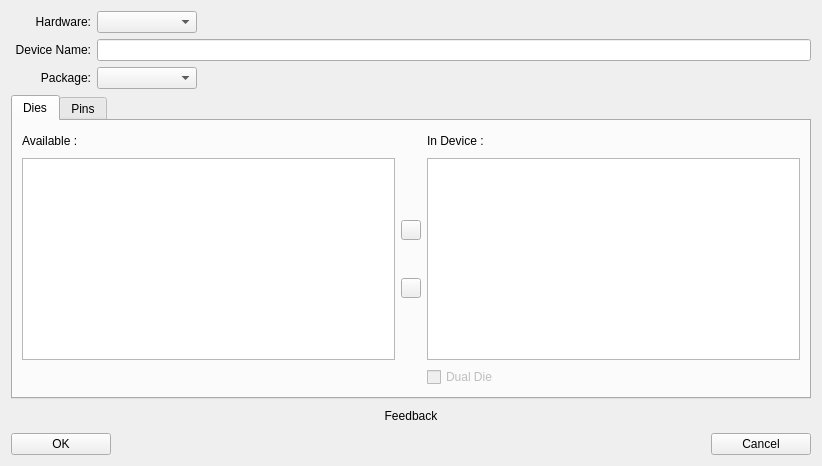
<?xml version="1.0" encoding="UTF-8"?>
<ui version="4.0">
 <class>NewDeviceWizard</class>
 <widget class="QDialog" name="NewDeviceWizard">
  <property name="geometry">
   <rect>
    <x>0</x>
    <y>0</y>
    <width>822</width>
    <height>466</height>
   </rect>
  </property>
  <property name="sizePolicy">
   <sizepolicy hsizetype="Fixed" vsizetype="Fixed">
    <horstretch>0</horstretch>
    <verstretch>0</verstretch>
   </sizepolicy>
  </property>
  <property name="minimumSize">
   <size>
    <width>0</width>
    <height>0</height>
   </size>
  </property>
  <property name="maximumSize">
   <size>
    <width>16777215</width>
    <height>16777215</height>
   </size>
  </property>
  <property name="windowTitle">
   <string>Dialog</string>
  </property>
  <layout class="QGridLayout" name="gridLayout_3">
   <item row="0" column="0">
    <layout class="QVBoxLayout" name="verticalLayout">
     <item>
      <layout class="QHBoxLayout" name="hardwareLayout">
       <item>
        <widget class="QLabel" name="hardwareLabel">
         <property name="minimumSize">
          <size>
           <width>80</width>
           <height>22</height>
          </size>
         </property>
         <property name="maximumSize">
          <size>
           <width>80</width>
           <height>22</height>
          </size>
         </property>
         <property name="text">
          <string>Hardware:</string>
         </property>
         <property name="alignment">
          <set>Qt::AlignRight|Qt::AlignTrailing|Qt::AlignVCenter</set>
         </property>
        </widget>
       </item>
       <item>
        <widget class="QComboBox" name="hardware">
         <property name="minimumSize">
          <size>
           <width>100</width>
           <height>22</height>
          </size>
         </property>
         <property name="maximumSize">
          <size>
           <width>100</width>
           <height>22</height>
          </size>
         </property>
        </widget>
       </item>
       <item>
        <spacer name="horizontalSpacer_4">
         <property name="orientation">
          <enum>Qt::Horizontal</enum>
         </property>
         <property name="sizeHint" stdset="0">
          <size>
           <width>40</width>
           <height>22</height>
          </size>
         </property>
        </spacer>
       </item>
      </layout>
     </item>
     <item>
      <layout class="QHBoxLayout" name="nameLayout">
       <item>
        <widget class="QLabel" name="deviceLabel">
         <property name="minimumSize">
          <size>
           <width>80</width>
           <height>22</height>
          </size>
         </property>
         <property name="maximumSize">
          <size>
           <width>80</width>
           <height>22</height>
          </size>
         </property>
         <property name="text">
          <string>Device Name:</string>
         </property>
         <property name="alignment">
          <set>Qt::AlignRight|Qt::AlignTrailing|Qt::AlignVCenter</set>
         </property>
        </widget>
       </item>
       <item>
        <widget class="QLineEdit" name="deviceName">
         <property name="minimumSize">
          <size>
           <width>119</width>
           <height>22</height>
          </size>
         </property>
         <property name="maximumSize">
          <size>
           <width>16777215</width>
           <height>22</height>
          </size>
         </property>
        </widget>
       </item>
      </layout>
     </item>
     <item>
      <layout class="QHBoxLayout" name="packageLayout">
       <item>
        <widget class="QLabel" name="packageLabel">
         <property name="minimumSize">
          <size>
           <width>80</width>
           <height>22</height>
          </size>
         </property>
         <property name="maximumSize">
          <size>
           <width>80</width>
           <height>22</height>
          </size>
         </property>
         <property name="text">
          <string>Package:</string>
         </property>
         <property name="alignment">
          <set>Qt::AlignRight|Qt::AlignTrailing|Qt::AlignVCenter</set>
         </property>
        </widget>
       </item>
       <item>
        <widget class="QComboBox" name="package">
         <property name="minimumSize">
          <size>
           <width>100</width>
           <height>22</height>
          </size>
         </property>
         <property name="maximumSize">
          <size>
           <width>100</width>
           <height>22</height>
          </size>
         </property>
        </widget>
       </item>
       <item>
        <spacer name="horizontalSpacer_2">
         <property name="orientation">
          <enum>Qt::Horizontal</enum>
         </property>
         <property name="sizeHint" stdset="0">
          <size>
           <width>13</width>
           <height>22</height>
          </size>
         </property>
        </spacer>
       </item>
      </layout>
     </item>
     <item>
      <widget class="QTabWidget" name="tabWidget">
       <property name="currentIndex">
        <number>0</number>
       </property>
       <widget class="QWidget" name="dies">
        <attribute name="title">
         <string>Dies</string>
        </attribute>
        <layout class="QGridLayout" name="gridLayout">
         <item row="0" column="0">
          <layout class="QHBoxLayout" name="horizontalLayout">
           <item>
            <layout class="QVBoxLayout" name="availableDiesLayout">
             <item>
              <widget class="QLabel" name="availableDiesLabel">
               <property name="minimumSize">
                <size>
                 <width>0</width>
                 <height>22</height>
                </size>
               </property>
               <property name="maximumSize">
                <size>
                 <width>16777215</width>
                 <height>22</height>
                </size>
               </property>
               <property name="text">
                <string>Available :</string>
               </property>
              </widget>
             </item>
             <item>
              <widget class="QListWidget" name="availableDies">
               <property name="minimumSize">
                <size>
                 <width>100</width>
                 <height>0</height>
                </size>
               </property>
              </widget>
             </item>
             <item>
              <widget class="QLabel" name="placeholder">
               <property name="minimumSize">
                <size>
                 <width>22</width>
                 <height>22</height>
                </size>
               </property>
               <property name="maximumSize">
                <size>
                 <width>16777215</width>
                 <height>22</height>
                </size>
               </property>
               <property name="text">
                <string/>
               </property>
              </widget>
             </item>
            </layout>
           </item>
           <item>
            <layout class="QVBoxLayout" name="addRemoveButtonLayout">
             <item>
              <widget class="QLabel" name="topDummy">
               <property name="sizePolicy">
                <sizepolicy hsizetype="Fixed" vsizetype="Fixed">
                 <horstretch>0</horstretch>
                 <verstretch>0</verstretch>
                </sizepolicy>
               </property>
               <property name="minimumSize">
                <size>
                 <width>20</width>
                 <height>20</height>
                </size>
               </property>
               <property name="maximumSize">
                <size>
                 <width>20</width>
                 <height>20</height>
                </size>
               </property>
               <property name="text">
                <string/>
               </property>
              </widget>
             </item>
             <item>
              <widget class="QToolButton" name="addDie">
               <property name="minimumSize">
                <size>
                 <width>20</width>
                 <height>20</height>
                </size>
               </property>
               <property name="maximumSize">
                <size>
                 <width>20</width>
                 <height>20</height>
                </size>
               </property>
               <property name="text">
                <string/>
               </property>
              </widget>
             </item>
             <item>
              <widget class="QToolButton" name="removeDie">
               <property name="minimumSize">
                <size>
                 <width>20</width>
                 <height>20</height>
                </size>
               </property>
               <property name="maximumSize">
                <size>
                 <width>20</width>
                 <height>20</height>
                </size>
               </property>
               <property name="text">
                <string/>
               </property>
              </widget>
             </item>
             <item>
              <widget class="QLabel" name="bottomDummy">
               <property name="sizePolicy">
                <sizepolicy hsizetype="Fixed" vsizetype="Fixed">
                 <horstretch>0</horstretch>
                 <verstretch>0</verstretch>
                </sizepolicy>
               </property>
               <property name="minimumSize">
                <size>
                 <width>20</width>
                 <height>20</height>
                </size>
               </property>
               <property name="maximumSize">
                <size>
                 <width>20</width>
                 <height>20</height>
                </size>
               </property>
               <property name="text">
                <string/>
               </property>
              </widget>
             </item>
            </layout>
           </item>
           <item>
            <layout class="QVBoxLayout" name="diesInDeviceLayout">
             <item>
              <widget class="QLabel" name="diesInDeviceLabel">
               <property name="minimumSize">
                <size>
                 <width>0</width>
                 <height>22</height>
                </size>
               </property>
               <property name="maximumSize">
                <size>
                 <width>16777215</width>
                 <height>22</height>
                </size>
               </property>
               <property name="text">
                <string>In Device :</string>
               </property>
              </widget>
             </item>
             <item>
              <widget class="QListWidget" name="diesInDevice">
               <property name="minimumSize">
                <size>
                 <width>100</width>
                 <height>0</height>
                </size>
               </property>
              </widget>
             </item>
             <item>
              <widget class="QCheckBox" name="dualDie">
               <property name="enabled">
                <bool>false</bool>
               </property>
               <property name="minimumSize">
                <size>
                 <width>0</width>
                 <height>22</height>
                </size>
               </property>
               <property name="maximumSize">
                <size>
                 <width>16777215</width>
                 <height>22</height>
                </size>
               </property>
               <property name="layoutDirection">
                <enum>Qt::LeftToRight</enum>
               </property>
               <property name="text">
                <string>Dual Die</string>
               </property>
              </widget>
             </item>
            </layout>
           </item>
          </layout>
         </item>
        </layout>
       </widget>
       <widget class="QWidget" name="pins">
        <attribute name="title">
         <string>Pins</string>
        </attribute>
        <layout class="QGridLayout" name="gridLayout_2">
         <item row="0" column="0">
          <layout class="QHBoxLayout" name="horizontalLayout_2">
           <item>
            <widget class="QTreeWidget" name="selectedDies">
             <column>
              <property name="text">
               <string>Name</string>
              </property>
             </column>
             <column>
              <property name="text">
               <string>Type</string>
              </property>
             </column>
             <column>
              <property name="text">
               <string>Direction</string>
              </property>
             </column>
            </widget>
           </item>
           <item>
            <layout class="QVBoxLayout" name="pinAddRemoveLayout">
             <item>
              <spacer name="verticalSpacer_5">
               <property name="orientation">
                <enum>Qt::Vertical</enum>
               </property>
               <property name="sizeHint" stdset="0">
                <size>
                 <width>20</width>
                 <height>40</height>
                </size>
               </property>
              </spacer>
             </item>
             <item>
              <widget class="QToolButton" name="addPin">
               <property name="minimumSize">
                <size>
                 <width>20</width>
                 <height>20</height>
                </size>
               </property>
               <property name="maximumSize">
                <size>
                 <width>20</width>
                 <height>20</height>
                </size>
               </property>
               <property name="text">
                <string/>
               </property>
              </widget>
             </item>
             <item>
              <spacer name="verticalSpacer_2">
               <property name="orientation">
                <enum>Qt::Vertical</enum>
               </property>
               <property name="sizeHint" stdset="0">
                <size>
                 <width>20</width>
                 <height>40</height>
                </size>
               </property>
              </spacer>
             </item>
             <item>
              <widget class="QToolButton" name="removePin">
               <property name="minimumSize">
                <size>
                 <width>20</width>
                 <height>20</height>
                </size>
               </property>
               <property name="maximumSize">
                <size>
                 <width>20</width>
                 <height>20</height>
                </size>
               </property>
               <property name="text">
                <string/>
               </property>
              </widget>
             </item>
             <item>
              <spacer name="verticalSpacer_6">
               <property name="orientation">
                <enum>Qt::Vertical</enum>
               </property>
               <property name="sizeHint" stdset="0">
                <size>
                 <width>20</width>
                 <height>40</height>
                </size>
               </property>
              </spacer>
             </item>
            </layout>
           </item>
           <item>
            <widget class="QTreeWidget" name="pinsTable">
             <column>
              <property name="text">
               <string>Name</string>
              </property>
             </column>
             <column>
              <property name="text">
               <string>Type</string>
              </property>
             </column>
             <column>
              <property name="text">
               <string>Direction</string>
              </property>
             </column>
            </widget>
           </item>
           <item>
            <layout class="QVBoxLayout" name="pinUpDownLayout">
             <item>
              <spacer name="verticalSpacer_3">
               <property name="orientation">
                <enum>Qt::Vertical</enum>
               </property>
               <property name="sizeHint" stdset="0">
                <size>
                 <width>20</width>
                 <height>40</height>
                </size>
               </property>
              </spacer>
             </item>
             <item>
              <widget class="QToolButton" name="pinUp">
               <property name="minimumSize">
                <size>
                 <width>20</width>
                 <height>20</height>
                </size>
               </property>
               <property name="maximumSize">
                <size>
                 <width>20</width>
                 <height>20</height>
                </size>
               </property>
               <property name="text">
                <string/>
               </property>
              </widget>
             </item>
             <item>
              <spacer name="verticalSpacer">
               <property name="orientation">
                <enum>Qt::Vertical</enum>
               </property>
               <property name="sizeHint" stdset="0">
                <size>
                 <width>20</width>
                 <height>40</height>
                </size>
               </property>
              </spacer>
             </item>
             <item>
              <widget class="QToolButton" name="pinDown">
               <property name="minimumSize">
                <size>
                 <width>20</width>
                 <height>20</height>
                </size>
               </property>
               <property name="maximumSize">
                <size>
                 <width>20</width>
                 <height>20</height>
                </size>
               </property>
               <property name="text">
                <string/>
               </property>
              </widget>
             </item>
             <item>
              <spacer name="verticalSpacer_4">
               <property name="orientation">
                <enum>Qt::Vertical</enum>
               </property>
               <property name="sizeHint" stdset="0">
                <size>
                 <width>20</width>
                 <height>40</height>
                </size>
               </property>
              </spacer>
             </item>
            </layout>
           </item>
          </layout>
         </item>
        </layout>
       </widget>
      </widget>
     </item>
     <item>
      <widget class="QLabel" name="feedback">
       <property name="minimumSize">
        <size>
         <width>300</width>
         <height>22</height>
        </size>
       </property>
       <property name="maximumSize">
        <size>
         <width>16777215</width>
         <height>22</height>
        </size>
       </property>
       <property name="text">
        <string>Feedback</string>
       </property>
       <property name="alignment">
        <set>Qt::AlignCenter</set>
       </property>
      </widget>
     </item>
     <item>
      <layout class="QHBoxLayout" name="buttonLayout">
       <item>
        <widget class="QPushButton" name="OKButton">
         <property name="sizePolicy">
          <sizepolicy hsizetype="Minimum" vsizetype="Fixed">
           <horstretch>0</horstretch>
           <verstretch>0</verstretch>
          </sizepolicy>
         </property>
         <property name="minimumSize">
          <size>
           <width>100</width>
           <height>0</height>
          </size>
         </property>
         <property name="text">
          <string>OK</string>
         </property>
         <property name="autoDefault">
          <bool>false</bool>
         </property>
        </widget>
       </item>
       <item>
        <spacer name="horizontalSpacer">
         <property name="orientation">
          <enum>Qt::Horizontal</enum>
         </property>
         <property name="sizeHint" stdset="0">
          <size>
           <width>40</width>
           <height>20</height>
          </size>
         </property>
        </spacer>
       </item>
       <item>
        <widget class="QPushButton" name="CancelButton">
         <property name="minimumSize">
          <size>
           <width>100</width>
           <height>0</height>
          </size>
         </property>
         <property name="text">
          <string>Cancel</string>
         </property>
         <property name="autoDefault">
          <bool>false</bool>
         </property>
        </widget>
       </item>
      </layout>
     </item>
    </layout>
   </item>
  </layout>
 </widget>
 <tabstops>
  <tabstop>deviceName</tabstop>
  <tabstop>package</tabstop>
  <tabstop>tabWidget</tabstop>
  <tabstop>addDie</tabstop>
  <tabstop>removeDie</tabstop>
  <tabstop>diesInDevice</tabstop>
  <tabstop>CancelButton</tabstop>
  <tabstop>OKButton</tabstop>
  <tabstop>hardware</tabstop>
  <tabstop>availableDies</tabstop>
 </tabstops>
 <resources/>
 <connections/>
</ui>
